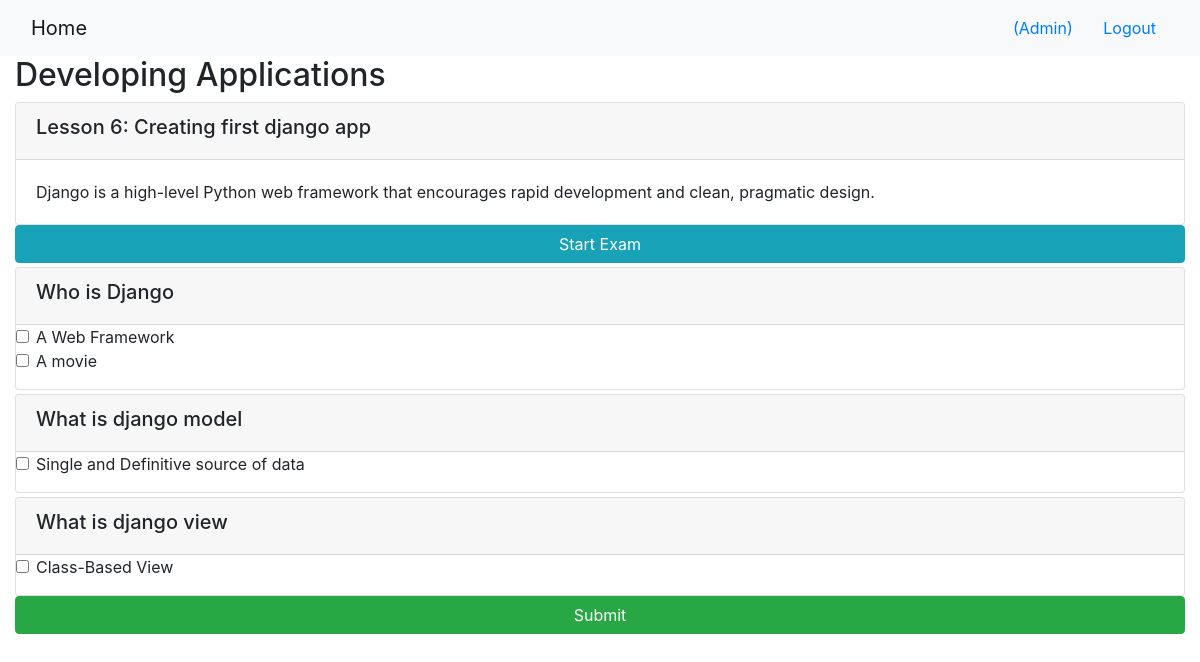
/onlinecourse/1/ (signed in), run on the app's committed database.
### onlinecourse/models.py (models this page shows, shortened)
class Course(models.Model):
    name = models.CharField(null=False, max_length=30, default='online course')
    image = models.ImageField(upload_to='course_images/')
    description = models.CharField(max_length=1000)
    pub_date = models.DateField(null=True)
    instructors = models.ManyToManyField(Instructor)
    users = models.ManyToManyField(settings.AUTH_USER_MODEL, through='Enrollment')
    total_enrollment = models.IntegerField(default=0)
    is_enrolled = False

class Lesson(models.Model):
    title = models.CharField(max_length=200, default="title")
    order = models.IntegerField(default=0)
    course = models.ForeignKey(Course, on_delete=models.CASCADE)
    content = models.TextField()

class Question(models.Model):
    course=models.ForeignKey(Course,on_delete=models.CASCADE)
    question=models.CharField(max_length=200)
    grade=models.IntegerField(default=0)

class Choice (models.Model):
    choice=models.CharField(max_length=50)
    question=models.ForeignKey(Question,on_delete=models.CASCADE)
    is_correct=models.BooleanField(default=False)

### onlinecourse/views.py (the view)
# urls.py: path('<int:pk>/', views.CourseDetailView.as_view(), name='course_details'),
class CourseDetailView(generic.DetailView):
    model = Course
    template_name = 'onlinecourse/course_detail_bootstrap.html'

### onlinecourse/templates/onlinecourse/course_detail_bootstrap.html (shortened to what this page needs)
<!DOCTYPE html>
<html lang="en">
<head>
    {% load static %}
    <link rel="stylesheet" href="https://maxcdn.bootstrapcdn.com/bootstrap/4.5.2/css/bootstrap.min.css">
</head>
<body>
    <nav class="navbar navbar-light bg-light">
        <div class="container-fluid">
            <div class="navbar-header">
                <a class="navbar-brand" href="{% url 'onlinecourse:index' %}">Home</a>
            </div>
            <ul class="nav navbar-nav navbar-right">
                {% if user.is_authenticated %}
                <li>
                    <a class="btn btn-link" href="#">{{ user.first_name }}({{ user.username }})</a>
                    <a class="btn btn-link" href="{% url 'onlinecourse:logout' %}">Logout</a>
                </li>
                {% endif %}
            </ul>
        </div>
    </nav>
    <div class="container-fluid">
        <h2>{{ course.name }}</h2>
        <div class="card-columns-vertical">
            {% for lesson in course.lesson_set.all %}
            <div class="card mt-1">
                <div class="card-header">
                    <h5>Lesson {{lesson.order|add:1}}: {{lesson.title}}</h5>
                </div>
                <div class="card-body">{{lesson.content}}</div>
            </div>
            {% endfor %}
        </div>
        <button data-toggle="collapse" data-target="#exam" class="btn btn-info" role="button" style="width:100%">
            Start Exam</button>
        <form id="questionform" action="{% url 'onlinecourse:submit' course.id %}" method="post">
            {% for question in course.question_set.all %}
            <div class="card mt-1">
                <div class="card-header">
                    <h5>{{ question.question}}</h5>
                </div>
                <div class="form-group">
                    {% for choice in question.choice_set.all %}
                    <div class="form-check">
                        <label class="form-check-label">
                            <input type="checkbox" name="choice_{{choice.id}}" class="form-check-input"
                                id="{{choice.id}}" value="{{choice.id}}">{{ choice.choice }}
                        </label>
                    </div>
                    {% endfor %}
                </div>
            </div>
            {% endfor %}
            <input class="btn btn-success btn-block" type="submit" value="Submit">
        </form>
    </div>
</body>
</html>

### data on the page
Course: name "Developing Applications"
Lesson: order|add "6", title "Creating first django app", content "Django is a high-level Python web framework that encourages rapid development and clean, pragmatic design."
Question: question "Who is Django"
Choice: choice "A Web Framework"
Choice: choice "A movie"
Question: question "What is django model"
Choice: choice "Single and Definitive source of data"
Question: question "What is django view"
Choice: choice "Class-Based View"

### other printed values
{{ user.username }} "Admin"
